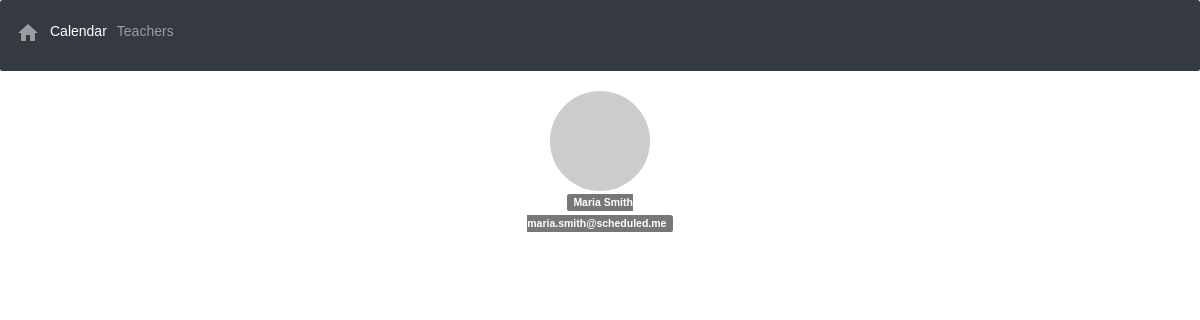
Screenshot of /teachers/4 with the database file from the repository.
### teachers/models.py (models this page shows, shortened)
class Teacher(models.Model):
    name = models.CharField(max_length=30)
    last_name = models.CharField(max_length=20)
    email = models.EmailField(max_length=100)

### teachers/views.py (the view)
# urls.py: path("<int:id>", views.desc, name="desc_teacher"),
def desc(request, id):
    context = {}
    teacher = Teacher.objects.get(pk=id)
    classes = Class.objects.filter(teacher=teacher)
    context["teacher"] = teacher
    context["classes"] = classes
    return render(request, "teachers/calendart.html", context)

### teachers/models.py (called while the page is built)
    @property
    def get_start(self):
        return self.start.strftime("%m/%d/%Y %H:%M %p")

    @property
    def get_end(self):
        return self.end.strftime("%m/%d/%Y %H:%M %p")

### teachers/templates/teachers/calendart.html (shortened to what this page needs)
<!DOCTYPE html>
{% load static %}
<html>
<head>
  <link rel="stylesheet" href="https://fullcalendar.io/js/fullcalendar-3.0.1/fullcalendar.min.css">
  <link rel="stylesheet" href="https://maxcdn.bootstrapcdn.com/bootstrap/3.3.7/css/bootstrap.min.css">
  <link rel="stylesheet" href="https://cdnjs.cloudflare.com/ajax/libs/bootstrap-datetimepicker/4.17.42/css/bootstrap-datetimepicker.min.css">
  <link rel="stylesheet" href="https://cdnjs.cloudflare.com/ajax/libs/font-awesome/4.7.0/css/font-awesome.min.css">
</head>
<body>
  {% include "students/navbar.html" %}
  <div class="container">
	<div class="row">
        <div class="profile-header-container">
          <div class="text-center">
    		<div class="profile-header-img">
                <img class="img-circle" src="https://picsum.photos/100/100" />
                <div class="rank-label-container">
                  <span class="label label-default rank-label">{{teacher.name}} {{teacher.last_name}} <br> {{teacher.email}}</span>
                </div>
            </div>
        </div>
        </div>
	</div>
  <br><br>
  </div>
</body>

### teachers/templates/teachers/calendart.html (style rules this page uses)
:root { --blue:#007bff;--indigo:#6610f2;--purple:#6f42c1;--pink:#e83e8c;--red:#dc3545;--orange:#fd7e14;--yellow:#ffc107;--green:#28a745;--teal:#20c997;--cyan:#17a2b8;--white:#fff;--gray:#6c757d;--gray-dark:#343a40;--primary:#007bff;--secondary:#6c757d;--success:#28a745;--info:#17a2b8;--warning:#ffc107;--danger:#dc3545;--light:#f8f9fa;--dark:#343a40;--breakpoint-xs:0;--breakpoint-sm:576px;--breakpoint-md:768px;--breakpoint-lg:992px;--breakpoint-xl:1200px;--font-family-sans-serif:-apple-system,BlinkMacSystemFont,"Segoe UI",Roboto,"Helvetica Neue",Arial,"Noto Sans",sans-serif,"Apple Color Emoji","Segoe UI Emoji","Segoe UI Symbol","Noto Color Emoji";--font-family-monospace:SFMono-Regular,Menlo,Monaco,Consolas,"Liberation Mono","Courier New",monospace }
*,::after,::before { box-sizing:border-box }
html { font-family:sans-serif;line-height:1.15;-webkit-text-size-adjust:100%;-webkit-tap-highlight-color:transparent }
body { margin:0;font-family:-apple-system,BlinkMacSystemFont,"Segoe UI",Roboto,"Helvetica Neue",Arial,"Noto Sans",sans-serif,"Apple Color Emoji","Segoe UI Emoji","Segoe UI Symbol","Noto Color Emoji";font-size:1rem;font-weight:400;line-height:1.5;color:#212529;text-align:left;background-color:#fff }
body { padding: 0; font-family: "Lucida Grande", Helvetica, Arial, Verdana, sans-serif; font-size: 14px; }

### rows the page displays
Teacher: name "Maria", last_name "Smith", email "maria.smith@scheduled.me"
